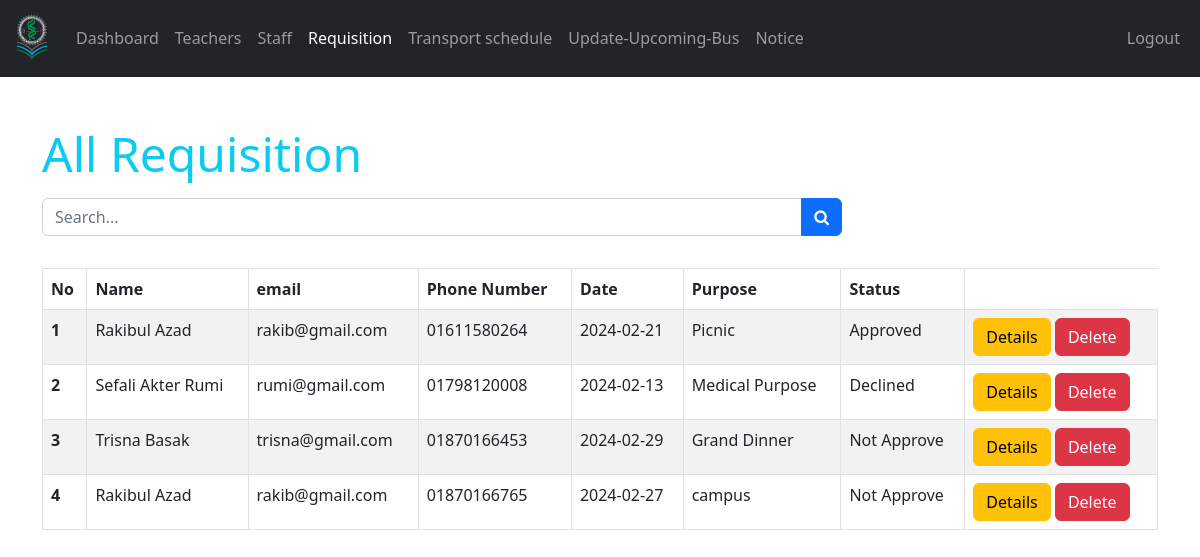
The page /admin/requisition.php (signed in) on the database its author committed.
### tables this page shows
CREATE TABLE `requisition` (
  `r_id` int(20) NOT NULL,
  `user_name` varchar(200) NOT NULL,
  `name` varchar(200) NOT NULL,
  `phone_number` varchar(200) NOT NULL,
  `d_name` varchar(200) NOT NULL,
  `f_name` varchar(200) NOT NULL,
  `email_address` varchar(200) NOT NULL,
  `j_date` varchar(200) NOT NULL,
  `j_start` varchar(200) NOT NULL,
  `j_end` varchar(200) NOT NULL,
  `p_use` varchar(512) NOT NULL,
  `destination` varchar(200) NOT NULL,
  `transport_type` varchar(200) NOT NULL,
  `transport_no` varchar(50) NOT NULL,
  `driver_name` varchar(200) NOT NULL,
  `title_name` varchar(200) NOT NULL,
  `status` varchar(200) NOT NULL
);

### admin/data/requisition.php (called while the page is built, shortened)
<?php
function getAllRequisition($conn){
   $sql = "SELECT * FROM requisition";
   $stmt = $conn->prepare($sql);
   $stmt->execute();
   if ($stmt->rowCount() >= 1) {
     $all_requisition = $stmt->fetchAll();
     return $all_requisition;
   }else {
   	return 0;
   }
}

### admin/requisition.php (the view, shortened to what this page needs)
<?php
if (isset($_SESSION['admin_id']) &&
    isset($_SESSION['role'])) {
    if ($_SESSION['role'] == 'Admin') {
       include "../DB_connection.php";
       include "data/requisition.php";
       $requisition = getAllRequisition($conn);
 ?>
<!DOCTYPE html>
<html lang="en">
<head>
	<link rel="stylesheet" href="https://cdn.jsdelivr.net/npm/bootstrap@5.2.0/dist/css/bootstrap.min.css">
	<link rel="stylesheet" href="../css/style.css">
  <link rel="stylesheet" href="https://cdnjs.cloudflare.com/ajax/libs/font-awesome/4.7.0/css/font-awesome.min.css">
</head>
<body>
    <?php
        include "inc/navbar.php";
        if ($requisition != 0) {
     ?>
     <div class="container mt-5">
     <h2 class="display-5 text-info"><b>All Requisition</b></h2>
           <form action="requisition-search.php"
                 class="mt-3 n-table"
                 method="get">
             <div class="input-group mb-3">
                <input type="text"
                       class="form-control"
                       name="searchKey"
                       placeholder="Search...">
                <button class="btn btn-primary">
                        <i class="fa fa-search"
                           aria-hidden="true"></i>
                      </button>
             </div>
           </form>
           <div class="table-responsive">
              <table class="table table-bordered mt-3 table-striped table-hover">
                <thead>
                  <tr>
                    <th scope="col">No</th>
                    <th scope="col">Name</th>
                    <th scope="col">email</th>
                    <th scope="col">Phone Number</th>
                    <th scope="col">Date</th>
                    <th scope="col">Purpose</th>
                    <th scope="col">Status</th>
                  </tr>
                </thead>
                <tbody>
                  <?php $i = 0; foreach ($requisition as $req ) {
                    $i++;  ?>
                  <tr>
                    <th scope="row"><?=$i?></th>
                     <td><?=$req['name']?></td>
                    <td>
                        <?=$req['email_address']?>
                    </td>
                    <td><?=$req['phone_number']?></td>
                    <td><?=$req['j_date']?></td>
                    <td><?=$req['p_use']?></td>
                    <td><?=$req['status']?></td>
                    <td>
                        <a href="requisition-details.php?r_id=<?=$req['r_id']?>"
                           class="btn btn-warning">Details</a>
                        <a href="requisition-delete.php?r_id=<?=$req['r_id']?>"
                           class="btn btn-danger">Delete</a>
                    </td>
                  </tr>
                <?php } ?>
                </tbody>
              </table>
           </div>
         <?php } ?>
     </div>
</body>
</html>
<?php
  }else {
    header("Location: ../login.php");
    exit;
  }
}else {
	header("Location: ../login.php");
	exit;
}
?>

### css/style.css (style rules this page uses)
.n-table { max-width: 800px; }

### rows shown on the page
requisition: name "Rakibul Azad", email_address "rakib@gmail.com", phone_number "01611580264", j_date "2024-02-21", p_use "Picnic", status "Approved"
requisition: name "Sefali Akter Rumi", email_address "rumi@gmail.com", phone_number "01798120008", j_date "2024-02-13", p_use "Medical Purpose", status "Declined"
requisition: name "Trisna Basak", email_address "trisna@gmail.com", phone_number "01870166453", j_date "2024-02-29", p_use "Grand Dinner", status "Not Approve"
requisition: name "Rakibul Azad", email_address "rakib@gmail.com", phone_number "01870166765", j_date "2024-02-27", p_use "campus", status "Not Approve"
